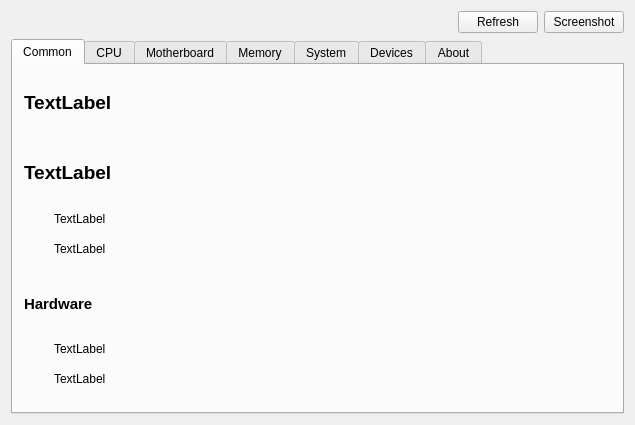
<?xml version="1.0" encoding="UTF-8"?>
<ui version="4.0">
 <class>SystemInfo</class>
 <widget class="QMainWindow" name="SystemInfo">
  <property name="geometry">
   <rect>
    <x>0</x>
    <y>0</y>
    <width>635</width>
    <height>425</height>
   </rect>
  </property>
  <property name="windowTitle">
   <string>SystemInfo</string>
  </property>
  <widget class="QWidget" name="centralWidget">
   <layout class="QHBoxLayout" name="horizontalLayout_2">
    <item>
     <layout class="QVBoxLayout" name="verticalLayout_4">
      <item>
       <layout class="QHBoxLayout" name="horizontalLayout">
        <item>
         <spacer name="horizontalSpacer_5">
          <property name="orientation">
           <enum>Qt::Horizontal</enum>
          </property>
          <property name="sizeHint" stdset="0">
           <size>
            <width>40</width>
            <height>20</height>
           </size>
          </property>
         </spacer>
        </item>
        <item>
         <widget class="QPushButton" name="refreshButton">
          <property name="text">
           <string>Refresh</string>
          </property>
         </widget>
        </item>
        <item>
         <widget class="QPushButton" name="shotButton">
          <property name="text">
           <string>Screenshot</string>
          </property>
         </widget>
        </item>
       </layout>
      </item>
      <item>
       <widget class="QTabWidget" name="tabWidget">
        <property name="currentIndex">
         <number>0</number>
        </property>
        <widget class="QWidget" name="tab">
         <attribute name="title">
          <string>Common</string>
         </attribute>
         <layout class="QVBoxLayout" name="verticalLayout_3">
          <item>
           <layout class="QVBoxLayout" name="verticalLayout">
            <item>
             <widget class="QLabel" name="label_com1">
              <property name="text">
               <string>&lt;html&gt;&lt;head/&gt;&lt;body&gt;&lt;p&gt;&lt;span style=&quot; font-size:14pt; font-weight:600;&quot;&gt;TextLabel&lt;/span&gt;&lt;/p&gt;&lt;/body&gt;&lt;/html&gt;</string>
              </property>
             </widget>
            </item>
            <item>
             <spacer name="verticalSpacer_3">
              <property name="orientation">
               <enum>Qt::Vertical</enum>
              </property>
              <property name="sizeType">
               <enum>QSizePolicy::Minimum</enum>
              </property>
              <property name="sizeHint" stdset="0">
               <size>
                <width>40</width>
                <height>10</height>
               </size>
              </property>
             </spacer>
            </item>
            <item>
             <widget class="QLabel" name="label_com2">
              <property name="text">
               <string>&lt;html&gt;&lt;head/&gt;&lt;body&gt;&lt;p&gt;&lt;span style=&quot; font-size:14pt; font-weight:600;&quot;&gt;TextLabel&lt;/span&gt;&lt;/p&gt;&lt;/body&gt;&lt;/html&gt;</string>
              </property>
             </widget>
            </item>
            <item>
             <layout class="QGridLayout" name="gridLayout_7">
              <item row="1" column="1">
               <widget class="QLabel" name="label_com4">
                <property name="text">
                 <string>TextLabel</string>
                </property>
               </widget>
              </item>
              <item row="0" column="1">
               <widget class="QLabel" name="label_com3">
                <property name="text">
                 <string>TextLabel</string>
                </property>
               </widget>
              </item>
              <item row="1" column="0">
               <spacer name="horizontalSpacer_3">
                <property name="orientation">
                 <enum>Qt::Horizontal</enum>
                </property>
                <property name="sizeType">
                 <enum>QSizePolicy::Fixed</enum>
                </property>
                <property name="sizeHint" stdset="0">
                 <size>
                  <width>30</width>
                  <height>20</height>
                 </size>
                </property>
               </spacer>
              </item>
              <item row="0" column="0">
               <spacer name="horizontalSpacer_4">
                <property name="orientation">
                 <enum>Qt::Horizontal</enum>
                </property>
                <property name="sizeType">
                 <enum>QSizePolicy::Fixed</enum>
                </property>
                <property name="sizeHint" stdset="0">
                 <size>
                  <width>30</width>
                  <height>20</height>
                 </size>
                </property>
               </spacer>
              </item>
             </layout>
            </item>
            <item>
             <spacer name="verticalSpacer">
              <property name="orientation">
               <enum>Qt::Vertical</enum>
              </property>
              <property name="sizeType">
               <enum>QSizePolicy::Minimum</enum>
              </property>
              <property name="sizeHint" stdset="0">
               <size>
                <width>40</width>
                <height>10</height>
               </size>
              </property>
             </spacer>
            </item>
            <item>
             <widget class="QLabel" name="label_com5">
              <property name="text">
               <string>&lt;html&gt;&lt;head/&gt;&lt;body&gt;&lt;p&gt;&lt;span style=&quot; font-size:11pt; font-weight:600;&quot;&gt;Hardware&lt;/span&gt;&lt;/p&gt;&lt;/body&gt;&lt;/html&gt;</string>
              </property>
             </widget>
            </item>
            <item>
             <layout class="QGridLayout" name="gridLayout_6">
              <item row="0" column="1">
               <widget class="QLabel" name="label_com6">
                <property name="text">
                 <string>TextLabel</string>
                </property>
               </widget>
              </item>
              <item row="1" column="1">
               <widget class="QLabel" name="label_com7">
                <property name="text">
                 <string>TextLabel</string>
                </property>
               </widget>
              </item>
              <item row="1" column="0">
               <spacer name="horizontalSpacer">
                <property name="orientation">
                 <enum>Qt::Horizontal</enum>
                </property>
                <property name="sizeType">
                 <enum>QSizePolicy::Fixed</enum>
                </property>
                <property name="sizeHint" stdset="0">
                 <size>
                  <width>30</width>
                  <height>20</height>
                 </size>
                </property>
               </spacer>
              </item>
              <item row="0" column="0">
               <spacer name="horizontalSpacer_2">
                <property name="orientation">
                 <enum>Qt::Horizontal</enum>
                </property>
                <property name="sizeType">
                 <enum>QSizePolicy::Fixed</enum>
                </property>
                <property name="sizeHint" stdset="0">
                 <size>
                  <width>30</width>
                  <height>20</height>
                 </size>
                </property>
               </spacer>
              </item>
             </layout>
            </item>
            <item>
             <spacer name="verticalSpacer_2">
              <property name="orientation">
               <enum>Qt::Vertical</enum>
              </property>
              <property name="sizeType">
               <enum>QSizePolicy::Minimum</enum>
              </property>
              <property name="sizeHint" stdset="0">
               <size>
                <width>40</width>
                <height>10</height>
               </size>
              </property>
             </spacer>
            </item>
           </layout>
          </item>
         </layout>
        </widget>
        <widget class="QWidget" name="tab_2">
         <attribute name="title">
          <string>CPU</string>
         </attribute>
         <layout class="QHBoxLayout" name="horizontalLayout_3">
          <item>
           <layout class="QGridLayout" name="gridLayout_2">
            <item row="4" column="0">
             <widget class="QLabel" name="label_10">
              <property name="text">
               <string>Cache size</string>
              </property>
             </widget>
            </item>
            <item row="0" column="0">
             <widget class="QLabel" name="label_11">
              <property name="text">
               <string>Vendor</string>
              </property>
             </widget>
            </item>
            <item row="3" column="0">
             <widget class="QLabel" name="label_8">
              <property name="text">
               <string>Core clock</string>
              </property>
             </widget>
            </item>
            <item row="2" column="1">
             <widget class="QLineEdit" name="lineEdit_cpu3"/>
            </item>
            <item row="0" column="1">
             <widget class="QLineEdit" name="lineEdit_cpu1"/>
            </item>
            <item row="1" column="1">
             <widget class="QLineEdit" name="lineEdit_cpu2"/>
            </item>
            <item row="4" column="1">
             <widget class="QLineEdit" name="lineEdit_cpu5"/>
            </item>
            <item row="5" column="0">
             <widget class="QLabel" name="label_9">
              <property name="text">
               <string>BogoMIPS</string>
              </property>
             </widget>
            </item>
            <item row="5" column="1">
             <widget class="QLineEdit" name="lineEdit_cpu6"/>
            </item>
            <item row="2" column="0">
             <widget class="QLabel" name="label_7">
              <property name="text">
               <string>Cores</string>
              </property>
             </widget>
            </item>
            <item row="1" column="0">
             <widget class="QLabel" name="label_12">
              <property name="text">
               <string>Name</string>
              </property>
             </widget>
            </item>
            <item row="3" column="1">
             <widget class="QLineEdit" name="lineEdit_cpu4"/>
            </item>
           </layout>
          </item>
         </layout>
        </widget>
        <widget class="QWidget" name="tab_3">
         <attribute name="title">
          <string>Motherboard</string>
         </attribute>
         <layout class="QHBoxLayout" name="horizontalLayout_4">
          <item>
           <layout class="QGridLayout" name="gridLayout">
            <item row="0" column="1">
             <widget class="QLineEdit" name="lineEdit_mb1"/>
            </item>
            <item row="1" column="1">
             <widget class="QLineEdit" name="lineEdit_mb2"/>
            </item>
            <item row="3" column="0">
             <widget class="QLabel" name="label_4">
              <property name="text">
               <string>Bios</string>
              </property>
             </widget>
            </item>
            <item row="2" column="1">
             <widget class="QLineEdit" name="lineEdit_mb3"/>
            </item>
            <item row="1" column="0">
             <widget class="QLabel" name="label_2">
              <property name="text">
               <string>Model</string>
              </property>
             </widget>
            </item>
            <item row="0" column="0">
             <widget class="QLabel" name="label">
              <property name="text">
               <string>Manufacturer</string>
              </property>
             </widget>
            </item>
            <item row="4" column="0">
             <widget class="QLabel" name="label_5">
              <property name="text">
               <string>Version</string>
              </property>
             </widget>
            </item>
            <item row="2" column="0">
             <widget class="QLabel" name="label_3">
              <property name="text">
               <string>Chipset</string>
              </property>
             </widget>
            </item>
            <item row="5" column="1">
             <widget class="QLineEdit" name="lineEdit_mb6"/>
            </item>
            <item row="4" column="1">
             <widget class="QLineEdit" name="lineEdit_mb5"/>
            </item>
            <item row="5" column="0">
             <widget class="QLabel" name="label_6">
              <property name="text">
               <string>Date</string>
              </property>
             </widget>
            </item>
            <item row="3" column="1">
             <widget class="QLineEdit" name="lineEdit_mb4"/>
            </item>
           </layout>
          </item>
         </layout>
        </widget>
        <widget class="QWidget" name="tab_6">
         <attribute name="title">
          <string>Memory</string>
         </attribute>
         <layout class="QHBoxLayout" name="horizontalLayout_5">
          <item>
           <layout class="QVBoxLayout" name="verticalLayout_2">
            <item>
             <widget class="QLabel" name="label_25">
              <property name="text">
               <string>Ram</string>
              </property>
             </widget>
            </item>
            <item>
             <widget class="QLineEdit" name="lineEdit_mem1"/>
            </item>
            <item>
             <widget class="QProgressBar" name="progressBar_1">
              <property name="value">
               <number>24</number>
              </property>
             </widget>
            </item>
            <item>
             <widget class="QLabel" name="label_22">
              <property name="text">
               <string>Swap</string>
              </property>
             </widget>
            </item>
            <item>
             <widget class="QLineEdit" name="lineEdit_mem2"/>
            </item>
            <item>
             <widget class="QProgressBar" name="progressBar_2">
              <property name="value">
               <number>24</number>
              </property>
             </widget>
            </item>
           </layout>
          </item>
         </layout>
        </widget>
        <widget class="QWidget" name="tab_4">
         <attribute name="title">
          <string>System</string>
         </attribute>
         <layout class="QHBoxLayout" name="horizontalLayout_6">
          <item>
           <layout class="QGridLayout" name="gridLayout_3">
            <item row="4" column="1">
             <widget class="QLineEdit" name="lineEdit_sys5"/>
            </item>
            <item row="2" column="0">
             <widget class="QLabel" name="label_14">
              <property name="text">
               <string>Arch</string>
              </property>
             </widget>
            </item>
            <item row="3" column="0">
             <widget class="QLabel" name="label_16">
              <property name="text">
               <string>Kernel</string>
              </property>
             </widget>
            </item>
            <item row="1" column="0">
             <widget class="QLabel" name="label_13">
              <property name="text">
               <string>Hostname</string>
              </property>
             </widget>
            </item>
            <item row="1" column="1">
             <widget class="QLineEdit" name="lineEdit_sys2"/>
            </item>
            <item row="3" column="1">
             <widget class="QLineEdit" name="lineEdit_sys4"/>
            </item>
            <item row="2" column="1">
             <widget class="QLineEdit" name="lineEdit_sys3"/>
            </item>
            <item row="4" column="0">
             <widget class="QLabel" name="label_15">
              <property name="text">
               <string>Version</string>
              </property>
             </widget>
            </item>
            <item row="0" column="0">
             <widget class="QLabel" name="label_17">
              <property name="text">
               <string>Distribution</string>
              </property>
             </widget>
            </item>
            <item row="0" column="1">
             <widget class="QLineEdit" name="lineEdit_sys1"/>
            </item>
            <item row="5" column="1">
             <widget class="QLineEdit" name="lineEdit_sys6"/>
            </item>
            <item row="5" column="0">
             <widget class="QLabel" name="label_19">
              <property name="text">
               <string>Resolution</string>
              </property>
             </widget>
            </item>
           </layout>
          </item>
         </layout>
        </widget>
        <widget class="QWidget" name="tab_5">
         <attribute name="title">
          <string>Devices</string>
         </attribute>
         <layout class="QHBoxLayout" name="horizontalLayout_7">
          <item>
           <layout class="QGridLayout" name="gridLayout_4">
            <item row="3" column="1">
             <widget class="QTextEdit" name="textEdit_dev2">
              <property name="sizePolicy">
               <sizepolicy hsizetype="Expanding" vsizetype="Expanding">
                <horstretch>0</horstretch>
                <verstretch>0</verstretch>
               </sizepolicy>
              </property>
             </widget>
            </item>
            <item row="4" column="0">
             <widget class="QLabel" name="label_21">
              <property name="text">
               <string>Network</string>
              </property>
             </widget>
            </item>
            <item row="3" column="0">
             <widget class="QLabel" name="label_20">
              <property name="text">
               <string>Audio</string>
              </property>
             </widget>
            </item>
            <item row="0" column="0">
             <widget class="QLabel" name="label_23">
              <property name="text">
               <string>Video</string>
              </property>
             </widget>
            </item>
            <item row="0" column="1">
             <widget class="QTextEdit" name="textEdit_dev1">
              <property name="sizePolicy">
               <sizepolicy hsizetype="Expanding" vsizetype="Expanding">
                <horstretch>0</horstretch>
                <verstretch>0</verstretch>
               </sizepolicy>
              </property>
             </widget>
            </item>
            <item row="4" column="1">
             <widget class="QTextEdit" name="textEdit_dev3"/>
            </item>
           </layout>
          </item>
         </layout>
        </widget>
        <widget class="QWidget" name="tab_7">
         <attribute name="title">
          <string>About</string>
         </attribute>
         <layout class="QHBoxLayout" name="horizontalLayout_8">
          <item>
           <layout class="QVBoxLayout" name="verticalLayout_5">
            <item>
             <layout class="QHBoxLayout" name="horizontalLayout_9">
              <item>
               <spacer name="horizontalSpacer_6">
                <property name="orientation">
                 <enum>Qt::Horizontal</enum>
                </property>
                <property name="sizeHint" stdset="0">
                 <size>
                  <width>40</width>
                  <height>20</height>
                 </size>
                </property>
               </spacer>
              </item>
              <item>
               <widget class="QLabel" name="iconLabel">
                <property name="text">
                 <string>TextLabel</string>
                </property>
               </widget>
              </item>
              <item>
               <spacer name="horizontalSpacer_7">
                <property name="orientation">
                 <enum>Qt::Horizontal</enum>
                </property>
                <property name="sizeHint" stdset="0">
                 <size>
                  <width>40</width>
                  <height>20</height>
                 </size>
                </property>
               </spacer>
              </item>
             </layout>
            </item>
            <item>
             <widget class="QLabel" name="label_18">
              <property name="text">
               <string>&lt;html&gt;&lt;head/&gt;&lt;body&gt;&lt;p align=&quot;center&quot;&gt;&lt;br/&gt;&lt;span style=&quot; font-size:18pt; font-weight:600;&quot;&gt;qlSysInfo&lt;/span&gt;&lt;/p&gt;&lt;p align=&quot;center&quot;&gt;&lt;span style=&quot; font-size:12pt;&quot;&gt;Show information for Linux system&lt;/span&gt;&lt;/p&gt;&lt;p align=&quot;center&quot;&gt;&lt;span style=&quot; font-size:11pt;&quot;&gt;v. 1.1 Beta 04.13 based on Qt&lt;/span&gt;&lt;/p&gt;&lt;p align=&quot;center&quot;&gt;&lt;br/&gt;&lt;span style=&quot; font-size:12pt;&quot;&gt;(c) 2012 - 2013 Andrey Efremov (ANDRE)&lt;/span&gt;&lt;/p&gt;&lt;/body&gt;&lt;/html&gt;</string>
              </property>
             </widget>
            </item>
            <item>
             <spacer name="verticalSpacer_4">
              <property name="orientation">
               <enum>Qt::Vertical</enum>
              </property>
              <property name="sizeHint" stdset="0">
               <size>
                <width>20</width>
                <height>40</height>
               </size>
              </property>
             </spacer>
            </item>
           </layout>
          </item>
         </layout>
        </widget>
       </widget>
      </item>
     </layout>
    </item>
   </layout>
  </widget>
  <action name="actionAbout">
   <property name="text">
    <string>About</string>
   </property>
  </action>
  <action name="actionExit">
   <property name="text">
    <string>Exit</string>
   </property>
  </action>
 </widget>
 <layoutdefault spacing="6" margin="11"/>
 <resources/>
 <connections/>
</ui>
